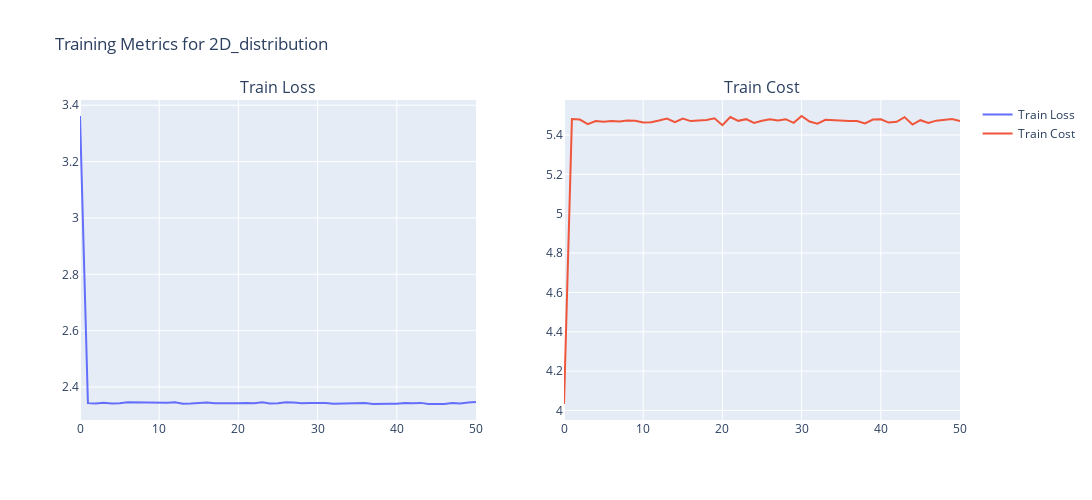

Source (notebook cell):
### Markdown cell above
### MMGN:

### Code cell
# Initialize the model and trainer
mmgn_trainer = trainer.Trainer(
    task='optimal_transport',
    model=model_MMGN,
    criterion='nll',
    device='cuda' if torch.cuda.is_available() else 'cpu'
)

# Train the model
mmgn_trainer.train(train_loader)
mmgn_trainer.plot_train_metrics(plot_cost=True)

### Figure 1 — Plotly figure (JSON) as saved in the notebook; plotly's stock layout.template omitted (floating-point values rounded to 4 significant figures)
{"data": [{"mode": "lines", "name": "Train Loss", "type": "scatter", "x": [0, 1, 2, 3, 4, 5, 6, 7, 8, 9, 10, 11, 12, 13, 14, 15, 16, 17, 18, 19, 20, 21, 22, 23, 24, 25, 26, 27, 28, 29, 30, 31, 32, 33, 34, 35, 36, 37, 38, 39, 40, 41, 42, 43, 44, 45, 46, 47, 48, 49, 50], "xaxis": "x", "y": [3.362, 2.343, 2.341, 2.344, 2.342, 2.342, 2.346, 2.345, 2.344, 2.344, 2.342, 2.344, 2.346, 2.341, 2.342, 2.345, 2.345, 2.342, 2.343, 2.344, 2.343, 2.343, 2.342, 2.346, 2.342, 2.342, 2.346, 2.345, 2.342, 2.343, 2.344, 2.343, 2.341, 2.341, 2.344, 2.344, 2.344, 2.34, 2.341, 2.341, 2.341, 2.343, 2.342, 2.344, 2.34, 2.34, 2.34, 2.344, 2.342, 2.345, 2.346], "yaxis": "y"}, {"mode": "lines", "name": "Train Cost", "type": "scatter", "x": [0, 1, 2, 3, 4, 5, 6, 7, 8, 9, 10, 11, 12, 13, 14, 15, 16, 17, 18, 19, 20, 21, 22, 23, 24, 25, 26, 27, 28, 29, 30, 31, 32, 33, 34, 35, 36, 37, 38, 39, 40, 41, 42, 43, 44, 45, 46, 47, 48, 49, 50], "xaxis": "x2", "y": [4.033, 5.481, 5.478, 5.455, 5.471, 5.467, 5.471, 5.468, 5.474, 5.472, 5.463, 5.464, 5.473, 5.484, 5.465, 5.483, 5.471, 5.473, 5.476, 5.485, 5.45, 5.492, 5.472, 5.48, 5.461, 5.472, 5.48, 5.474, 5.48, 5.462, 5.496, 5.468, 5.458, 5.477, 5.474, 5.475, 5.471, 5.471, 5.459, 5.478, 5.48, 5.463, 5.467, 5.491, 5.453, 5.475, 5.461, 5.473, 5.478, 5.481, 5.47], "yaxis": "y2"}], "layout": {"annotations": [{"font": {"size": 16}, "showarrow": false, "text": "Train Loss", "x": 0.225, "xanchor": "center", "xref": "paper", "y": 1, "yanchor": "bottom", "yref": "paper"}, {"font": {"size": 16}, "showarrow": false, "text": "Train Cost", "x": 0.775, "xanchor": "center", "xref": "paper", "y": 1, "yanchor": "bottom", "yref": "paper"}], "height": 500, "showlegend": true, "title": {"text": "Training Metrics for 2D_distribution"}, "width": 1200, "xaxis": {"anchor": "y", "domain": [0, 0.45]}, "xaxis2": {"anchor": "y2", "domain": [0.55, 1]}, "yaxis": {"anchor": "x", "domain": [0, 1]}, "yaxis2": {"anchor": "x2", "domain": [0, 1]}}}
